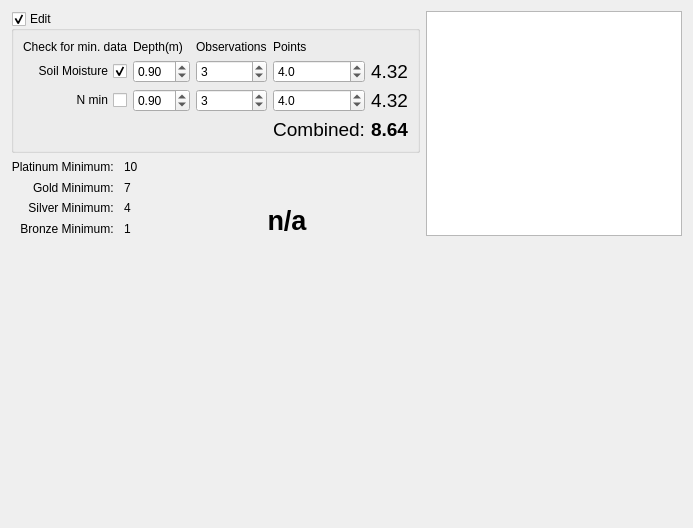
      <widget class="QWidget" name="tabInitialValues">
       <attribute name="title">
        <string>Initial Values</string>
       </attribute>
       <layout class="QGridLayout" name="gridLayout_26">
        <item row="0" column="0" colspan="2" alignment="Qt::AlignTop">
         <widget class="QGroupBox" name="gbxInitialValues">
          <property name="sizePolicy">
           <sizepolicy hsizetype="Preferred" vsizetype="Preferred">
            <horstretch>0</horstretch>
            <verstretch>0</verstretch>
           </sizepolicy>
          </property>
          <property name="title">
           <string>Edit</string>
          </property>
          <property name="checkable">
           <bool>true</bool>
          </property>
          <property name="checked">
           <bool>true</bool>
          </property>
          <layout class="QGridLayout" name="gridLayoutSite">
           <item row="5" column="4">
            <widget class="QLabel" name="lblOverallRatingInitialValues">
             <property name="font">
              <font>
               <pointsize>14</pointsize>
               <weight>75</weight>
               <bold>true</bold>
              </font>
             </property>
             <property name="text">
              <string>8.64</string>
             </property>
            </widget>
           </item>
           <item row="5" column="3">
            <widget class="QLabel" name="lblCombinedInitialValues">
             <property name="font">
              <font>
               <pointsize>14</pointsize>
              </font>
             </property>
             <property name="text">
              <string>Combined:</string>
             </property>
             <property name="alignment">
              <set>Qt::AlignRight|Qt::AlignTrailing|Qt::AlignVCenter</set>
             </property>
            </widget>
           </item>
           <item row="0" column="0">
            <widget class="QLabel" name="lblInitialValuesMinData">
             <property name="font">
              <font>
               <pointsize>9</pointsize>
              </font>
             </property>
             <property name="text">
              <string>Check for min. data</string>
             </property>
             <property name="alignment">
              <set>Qt::AlignRight|Qt::AlignTrailing|Qt::AlignVCenter</set>
             </property>
            </widget>
           </item>
           <item row="2" column="4">
            <widget class="QLabel" name="lblSoilMoistureRatingInitialValues">
             <property name="font">
              <font>
               <pointsize>14</pointsize>
              </font>
             </property>
             <property name="text">
              <string>4.32</string>
             </property>
            </widget>
           </item>
           <item row="3" column="2">
            <widget class="QSpinBox" name="sbNMinObsInitialValues">
             <property name="toolTip">
              <string>&lt;html&gt;&lt;head/&gt;&lt;body&gt;&lt;p&gt;Number of observations&lt;/p&gt;&lt;/body&gt;&lt;/html&gt;</string>
             </property>
             <property name="value">
              <number>3</number>
             </property>
            </widget>
           </item>
           <item row="3" column="4">
            <widget class="QLabel" name="lblNMinRatingInitialValues">
             <property name="font">
              <font>
               <pointsize>14</pointsize>
              </font>
             </property>
             <property name="text">
              <string>4.32</string>
             </property>
            </widget>
           </item>
           <item row="2" column="2">
            <widget class="QSpinBox" name="sbSoilMoistureObsInitialValues">
             <property name="toolTip">
              <string>&lt;html&gt;&lt;head/&gt;&lt;body&gt;&lt;p&gt;Number of observations&lt;/p&gt;&lt;/body&gt;&lt;/html&gt;</string>
             </property>
             <property name="value">
              <number>3</number>
             </property>
            </widget>
           </item>
           <item row="3" column="0">
            <widget class="QCheckBox" name="chbxNMinInitialValues">
             <property name="toolTip">
              <string>&lt;html&gt;&lt;head/&gt;&lt;body&gt;&lt;p&gt;Check if Minimum Data&lt;/p&gt;&lt;/body&gt;&lt;/html&gt;</string>
             </property>
             <property name="layoutDirection">
              <enum>Qt::RightToLeft</enum>
             </property>
             <property name="text">
              <string>N min</string>
             </property>
            </widget>
           </item>
           <item row="3" column="3">
            <widget class="QDoubleSpinBox" name="dsbNMinWeightInitialValues">
             <property name="decimals">
              <number>1</number>
             </property>
             <property name="maximum">
              <double>5.000000000000000</double>
             </property>
             <property name="singleStep">
              <double>0.500000000000000</double>
             </property>
             <property name="value">
              <double>4.000000000000000</double>
             </property>
            </widget>
           </item>
           <item row="2" column="0">
            <widget class="QCheckBox" name="chbxSoilMoistureInitialValues">
             <property name="toolTip">
              <string>&lt;html&gt;&lt;head/&gt;&lt;body&gt;&lt;p&gt;Check if Minimum Data&lt;/p&gt;&lt;/body&gt;&lt;/html&gt;</string>
             </property>
             <property name="layoutDirection">
              <enum>Qt::RightToLeft</enum>
             </property>
             <property name="text">
              <string>Soil Moisture</string>
             </property>
             <property name="checked">
              <bool>true</bool>
             </property>
             <property name="tristate">
              <bool>false</bool>
             </property>
            </widget>
           </item>
           <item row="0" column="3">
            <widget class="QLabel" name="lblInitialValuesPoints">
             <property name="font">
              <font>
               <pointsize>9</pointsize>
              </font>
             </property>
             <property name="text">
              <string>Points</string>
             </property>
            </widget>
           </item>
           <item row="2" column="3">
            <widget class="QDoubleSpinBox" name="dsbSoilMoistureWeightInitialValues">
             <property name="decimals">
              <number>1</number>
             </property>
             <property name="maximum">
              <double>5.000000000000000</double>
             </property>
             <property name="singleStep">
              <double>0.500000000000000</double>
             </property>
             <property name="value">
              <double>4.000000000000000</double>
             </property>
            </widget>
           </item>
           <item row="0" column="2">
            <widget class="QLabel" name="lblInitialValuesObservations">
             <property name="sizePolicy">
              <sizepolicy hsizetype="Preferred" vsizetype="Fixed">
               <horstretch>0</horstretch>
               <verstretch>0</verstretch>
              </sizepolicy>
             </property>
             <property name="font">
              <font>
               <pointsize>9</pointsize>
              </font>
             </property>
             <property name="text">
              <string>Observations</string>
             </property>
            </widget>
           </item>
           <item row="3" column="1">
            <widget class="QDoubleSpinBox" name="dsbNMinDepthInitialValues">
             <property name="toolTip">
              <string>&lt;html&gt;&lt;head/&gt;&lt;body&gt;&lt;p&gt;Number of observations&lt;/p&gt;&lt;/body&gt;&lt;/html&gt;</string>
             </property>
             <property name="singleStep">
              <double>0.100000000000000</double>
             </property>
             <property name="value">
              <double>0.900000000000000</double>
             </property>
            </widget>
           </item>
           <item row="2" column="1">
            <widget class="QDoubleSpinBox" name="dsbSoilMoistureDepthInitialValues">
             <property name="singleStep">
              <double>0.100000000000000</double>
             </property>
             <property name="value">
              <double>0.900000000000000</double>
             </property>
            </widget>
           </item>
           <item row="0" column="1">
            <widget class="QLabel" name="label_4">
             <property name="font">
              <font>
               <pointsize>9</pointsize>
              </font>
             </property>
             <property name="text">
              <string>Depth(m)</string>
             </property>
            </widget>
           </item>
          </layout>
         </widget>
        </item>
        <item row="0" column="2" rowspan="2">
         <widget class="QTextBrowser" name="txbrInitialValues">
          <property name="sizePolicy">
           <sizepolicy hsizetype="Preferred" vsizetype="Expanding">
            <horstretch>1</horstretch>
            <verstretch>0</verstretch>
           </sizepolicy>
          </property>
         </widget>
        </item>
        <item row="1" column="0">
         <layout class="QGridLayout" name="gridLayoutInitialValuesRankLevels">
          <item row="0" column="0">
           <widget class="QLabel" name="lblInitialValuesPlatinumMin">
            <property name="font">
             <font>
              <pointsize>9</pointsize>
             </font>
            </property>
            <property name="text">
             <string>Platinum Minimum: </string>
            </property>
            <property name="alignment">
             <set>Qt::AlignRight|Qt::AlignTrailing|Qt::AlignVCenter</set>
            </property>
            <property name="margin">
             <number>0</number>
            </property>
            <property name="indent">
             <number>0</number>
            </property>
           </widget>
          </item>
          <item row="0" column="1">
           <widget class="QLabel" name="lblInitialValuesPlatinumMinVal">
            <property name="minimumSize">
             <size>
              <width>25</width>
              <height>0</height>
             </size>
            </property>
            <property name="font">
             <font>
              <pointsize>9</pointsize>
             </font>
            </property>
            <property name="text">
             <string>10</string>
            </property>
            <property name="alignment">
             <set>Qt::AlignLeading|Qt::AlignLeft|Qt::AlignVCenter</set>
            </property>
            <property name="margin">
             <number>0</number>
            </property>
            <property name="indent">
             <number>1</number>
            </property>
           </widget>
          </item>
          <item row="1" column="0">
           <widget class="QLabel" name="lblInitialValuesGoldMin">
            <property name="font">
             <font>
              <pointsize>9</pointsize>
             </font>
            </property>
            <property name="text">
             <string>Gold Minimum: </string>
            </property>
            <property name="alignment">
             <set>Qt::AlignRight|Qt::AlignTrailing|Qt::AlignVCenter</set>
            </property>
            <property name="margin">
             <number>0</number>
            </property>
            <property name="indent">
             <number>0</number>
            </property>
           </widget>
          </item>
          <item row="1" column="1">
           <widget class="QLabel" name="lblInitialValuesGoldMinVal">
            <property name="minimumSize">
             <size>
              <width>25</width>
              <height>0</height>
             </size>
            </property>
            <property name="font">
             <font>
              <pointsize>9</pointsize>
             </font>
            </property>
            <property name="text">
             <string>7</string>
            </property>
            <property name="alignment">
             <set>Qt::AlignLeading|Qt::AlignLeft|Qt::AlignVCenter</set>
            </property>
            <property name="margin">
             <number>0</number>
            </property>
            <property name="indent">
             <number>1</number>
            </property>
           </widget>
          </item>
          <item row="2" column="0">
           <widget class="QLabel" name="lblInitialValuesSilverMin">
            <property name="font">
             <font>
              <pointsize>9</pointsize>
             </font>
            </property>
            <property name="text">
             <string>Silver Minimum: </string>
            </property>
            <property name="alignment">
             <set>Qt::AlignRight|Qt::AlignTrailing|Qt::AlignVCenter</set>
            </property>
            <property name="margin">
             <number>0</number>
            </property>
            <property name="indent">
             <number>0</number>
            </property>
           </widget>
          </item>
          <item row="2" column="1">
           <widget class="QLabel" name="lblInitialValuesSilverMinVal">
            <property name="minimumSize">
             <size>
              <width>25</width>
              <height>0</height>
             </size>
            </property>
            <property name="font">
             <font>
              <pointsize>9</pointsize>
             </font>
            </property>
            <property name="text">
             <string>4</string>
            </property>
            <property name="alignment">
             <set>Qt::AlignLeading|Qt::AlignLeft|Qt::AlignVCenter</set>
            </property>
            <property name="margin">
             <number>0</number>
            </property>
            <property name="indent">
             <number>1</number>
            </property>
           </widget>
          </item>
          <item row="3" column="0">
           <widget class="QLabel" name="lblInitialValuesBronzeMin">
            <property name="font">
             <font>
              <pointsize>9</pointsize>
             </font>
            </property>
            <property name="text">
             <string>Bronze Minimum: </string>
            </property>
            <property name="alignment">
             <set>Qt::AlignRight|Qt::AlignTrailing|Qt::AlignVCenter</set>
            </property>
            <property name="margin">
             <number>0</number>
            </property>
            <property name="indent">
             <number>0</number>
            </property>
           </widget>
          </item>
          <item row="3" column="1">
           <widget class="QLabel" name="lblInitialValuesBronzeMinVal">
            <property name="minimumSize">
             <size>
              <width>25</width>
              <height>0</height>
             </size>
            </property>
            <property name="font">
             <font>
              <pointsize>9</pointsize>
             </font>
            </property>
            <property name="text">
             <string>1</string>
            </property>
            <property name="alignment">
             <set>Qt::AlignLeading|Qt::AlignLeft|Qt::AlignVCenter</set>
            </property>
            <property name="margin">
             <number>0</number>
            </property>
            <property name="indent">
             <number>1</number>
            </property>
           </widget>
          </item>
         </layout>
        </item>
        <item row="1" column="1">
         <layout class="QGridLayout" name="gridLayoutInitialValuesRankingResults">
          <item row="0" column="0">
           <spacer name="horizontalSpacerInitialValuesLeftRankLabel">
            <property name="orientation">
             <enum>Qt::Horizontal</enum>
            </property>
            <property name="sizeHint" stdset="0">
             <size>
              <width>40</width>
              <height>20</height>
             </size>
            </property>
           </spacer>
          </item>
          <item row="0" column="1">
           <widget class="QLabel" name="lblMedalInitialValues">
            <property name="minimumSize">
             <size>
              <width>40</width>
              <height>40</height>
             </size>
            </property>
            <property name="maximumSize">
             <size>
              <width>40</width>
              <height>40</height>
             </size>
            </property>
            <property name="baseSize">
             <size>
              <width>20</width>
              <height>60</height>
             </size>
            </property>
            <property name="lineWidth">
             <number>0</number>
            </property>
            <property name="text">
             <string/>
            </property>
            <property name="scaledContents">
             <bool>true</bool>
            </property>
            <property name="alignment">
             <set>Qt::AlignJustify|Qt::AlignVCenter</set>
            </property>
           </widget>
          </item>
          <item row="0" column="2">
           <spacer name="horizontalSpacerInitialValuesRightRankLabel">
            <property name="orientation">
             <enum>Qt::Horizontal</enum>
            </property>
            <property name="sizeHint" stdset="0">
             <size>
              <width>40</width>
              <height>20</height>
             </size>
            </property>
           </spacer>
          </item>
          <item row="1" column="0" colspan="3">
           <widget class="QLabel" name="lblRankingInitialValues">
            <property name="font">
             <font>
              <pointsize>20</pointsize>
              <weight>75</weight>
              <bold>true</bold>
             </font>
            </property>
            <property name="text">
             <string>n/a</string>
            </property>
            <property name="alignment">
             <set>Qt::AlignCenter</set>
            </property>
           </widget>
          </item>
         </layout>
        </item>
        <item row="2" column="2">
         <spacer name="verticalSpacerInitialValuesRight">
          <property name="orientation">
           <enum>Qt::Vertical</enum>
          </property>
          <property name="sizeHint" stdset="0">
           <size>
            <width>79</width>
            <height>281</height>
           </size>
          </property>
         </spacer>
        </item>
       </layout>
      </widget>
